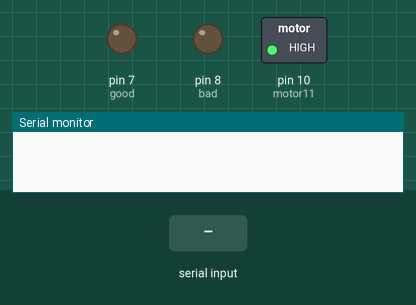
Recording of a sketch running on a simulated Arduino Uno, built with avr-gcc and run on an emulated ATmega328P. Parts: switched loads named in the sketch (green lamp = pin HIGH), output pins drawn as LEDs (lit = HIGH), the last lines printed to the serial monitor. The test bench sets the inputs (shaded band).

Above: at 1.2 s.
1.3 s: "R" received over Serial
At 1.7 s:
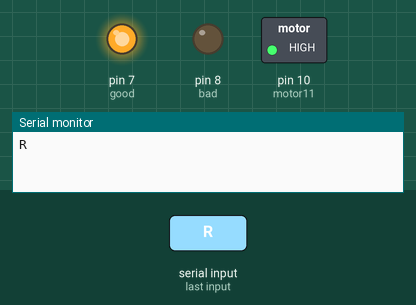
At 3.4 s:
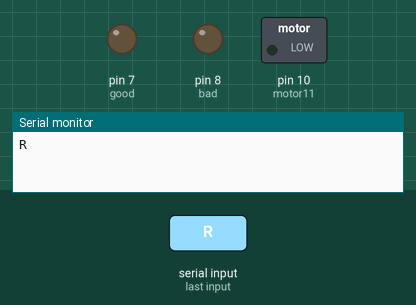
4.3 s: "W" received over Serial
At 4.8 s:
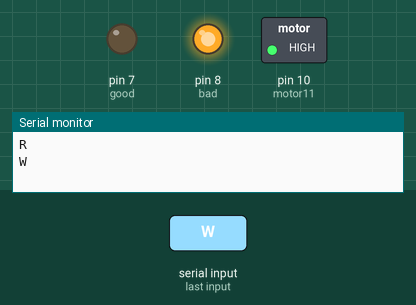
Timing chart, 0 to 7.3 s (numbered marks = the images above; inputs shaded):
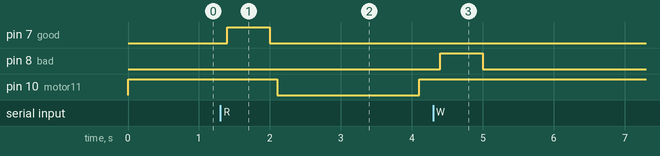

Measured:
- after the input at 1.3 s, pin 7 (good): LOW → HIGH after 0.10 s, → LOW 0.60 s later; pin 10 (motor11): HIGH → LOW after 0.80 s, → HIGH 2.0 s later
- after the input at 4.3 s, pin 8 (bad): LOW → HIGH after 0.10 s, → LOW 0.60 s later

The sketch:

arduino_recieve.ino
```cpp
char buffer[18];
int bad = 8;
int good = 7;
int motor11 = 10;
//On delay
int x = 500;
//Off delay
int y = 1000;

void setup(){
  Serial.begin(9600);
  Serial.flush();
  pinMode(bad, OUTPUT);
  pinMode(good, OUTPUT);
  pinMode(motor11, OUTPUT);
}

void loop(){
  if(Serial.available() > 0){
    int index=0;
    delay(100);
    int numChar = Serial.available();
    if(numChar>150){
      numChar=150;
    }
    while (numChar--){
      buffer[index++] = Serial.read();
    }
    splitString(buffer);
  }
  digitalWrite(motor11, HIGH);
}
void splitString(char* data){
  Serial.println(data);
  char* parameter;
  parameter = strtok(data,",");
  while(parameter != NULL){
    setLED(parameter);
    parameter = strtok(NULL,",");
  }
  for(int x=0; x<16; x++){
    buffer[x]='\0';
  }
  Serial.flush();
}
void setLED(char* data){
  if ((data[0]=='R')){
    digitalWrite(good, HIGH);
    delay(600);
    digitalWrite(good, LOW);
    delay(100);
    digitalWrite(motor11, LOW);
    delay(2000);
  }

  if ((data[0]=='W')){
    digitalWrite(bad, HIGH);
    delay(600);
    digitalWrite(bad, LOW);
  }
}
```
